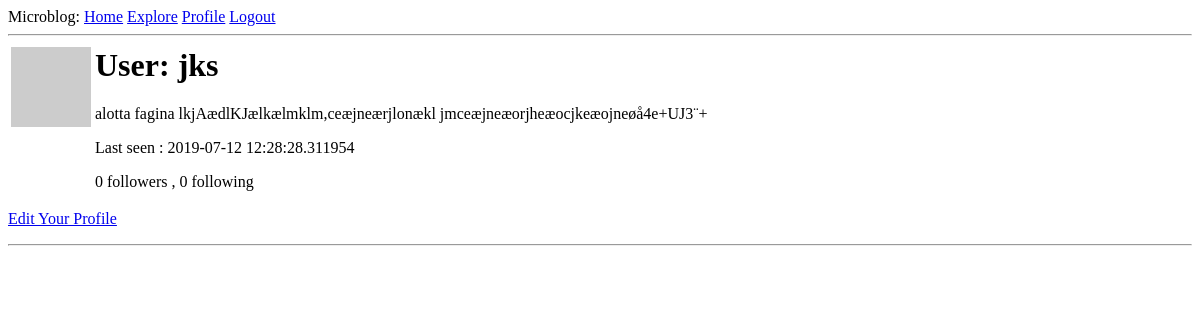
The page /user/jks (signed in) on the database as committed earlier.
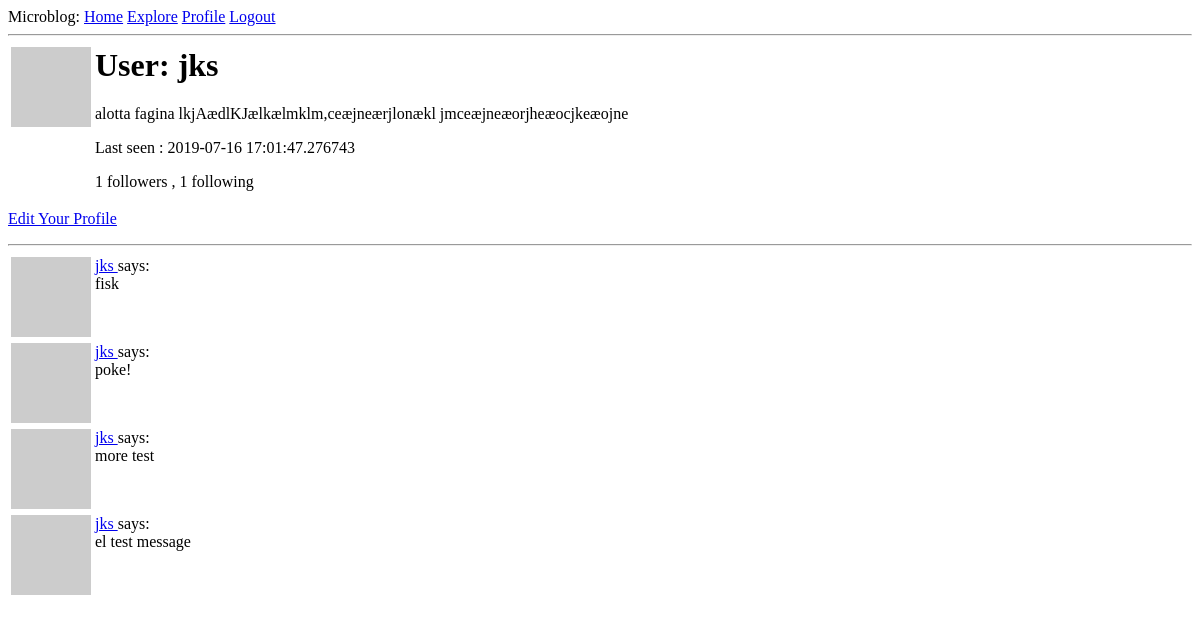
The same page on the database as committed later.
### app/models.py (models this page shows, shortened)
class User(UserMixin, db.Model):
    id = db.Column(db.Integer, primary_key = True)
    username = db.Column(db.String(64), index = True, unique = True)
    email = db.Column(db.String(120), index = True, unique = True)
    password_hash = db.Column(db.String(128))
    posts = db.relationship("Post", backref="author", lazy="dynamic")
    about_me = db.Column(db.String(140))
    last_seen = db.Column(db.DateTime, default=datetime.utcnow)
    def avatar(self, size):
        digest = md5(self.email.lower().encode("utf-8")).hexdigest()
        return f'https://www.gravatar.com/avatar/{digest}?d=identicon&s={size}'
    followed = db.relationship(
        "User", secondary = followers,
        primaryjoin = (followers.c.follower_id == id),
        secondaryjoin = (followers.c.followed_id == id),
        backref = db.backref("followers", lazy = "dynamic"), lazy="dynamic"
    )

class Post(db.Model):
    id = db.Column(db.Integer, primary_key = True)
    body = db.Column(db.String(140))
    timestamp = db.Column(db.DateTime, index = True, default = datetime.utcnow)
    user_id = db.Column(db.Integer, db.ForeignKey("user.id"))

### app/routes.py (the view)
@app.route("/user/<username>")
@login_required
def user(username):
    user = User.query.filter_by(username=username).first_or_404()
    page = request.args.get("page", 1, type=int)
    posts = user.posts.order_by(Post.timestamp.desc()).paginate(
        page, app.config["POSTS_PER_PAGE"], False)
    next_url = url_for("user", username=user.username, page=posts.next_num)\
        if posts.has_next else None
    prev_url = url_for("user", username=user.username, page=posts.prev_num)\
        if posts.has_prev else None
    return render_template("user.html", user=user, posts=posts.items,
                            next_url = next_url, prev_url=prev_url)

### app/models.py (called while the page is built)
@login.user_loader
def load_user(id):
    return User.query.get(int(id))

### app/routes.py (called while the page is built)
@app.before_request
def before_request():
    if current_user.is_authenticated:
        current_user.last_seen = datetime.utcnow()
        db.session.commit()

### app/templates/user.html (shortened to what this page needs)
{% extends "base.html" %}
{% block content %}
    <table>
        <tr valign="top">
            <td><img src="{{ user.avatar(128) }}"></td>
            <td>
                <h1>User: {{ user.username }}</h1>
                {% if user.about_me %}<p>{{ user.about_me }}</p>{% endif %}
                {% if user.last_seen %}<p>Last seen : {{ user.last_seen }}</p>{% endif %}
                <p>{{ user.followers.count() }} followers , {{ user.followed.count() }} following</p>
            </td>
        </tr>
    </table>
    {% if user == current_user %}
    <p><a href="{{ url_for('edit_profile') }}">Edit Your Profile</a></p>
    {% elif not current_user.is_following(user) %}
    <p><a href="{{ url_for('follow',username=user.username) }}">Follow</a></p>
    {% else %}
    <p><a href="{{ url_for('unfollow',username=user.username) }}">Unfollow</a></p>
    {% endif %}
    <hr>
    {% for post in posts %}
        {% include "_post.html" %}
    {% endfor %}
{% endblock %}

### app/templates/base.html (shortened to what this page needs)
<html>
    <head>
    </head>
    <body>
        <div>Microblog:
            <a href="{{ url_for('index') }}">Home</a>
            {% if current_user.is_anonymous %}
            <a href="{{ url_for('login') }}">Login</a>
            {% else %}
            <a href="{{ url_for('explore') }}">Explore</a>
            <a href="{{ url_for('user', username=current_user.username) }}">Profile</a>
            <a href="{{ url_for('logout') }}">Logout</a>
            {% endif %}
        </div>
        <hr>
        {% block content%}{% endblock %}
    </body>
</html>

### app/templates/_post.html
<table>
    <tr valign="top">
        <td><img src="{{ post.author.avatar(36) }}"></td>
        <td>
            <a href="{{ url_for('user', username=post.author.username) }}">
                {{ post.author.username }}
            </a>
            says: <br>{{ post.body }}</td>
    </tr>
</table>

Rows that differ between the two databases and show on the page:
changed User "jks": about_me "alotta fagina lkjAædlKJælkælmklm,ceæjneærjlonækl jmceæjneæorjheæocjkeæojneøå4e+UJ3¨+" → "alotta fagina lkjAædlKJælkælmklm,ceæjneærjlonækl jmceæjneæorjheæocjkeæojne"; last_seen "2019-07-12 12:28:28.311954" → "2019-07-16 17:01:47.276743"
added Post: author.username "jks", body "fisk"
added Post: author.username "jks", body "poke!"
added Post: author.username "jks", body "more test"
added Post: author.username "jks", body "el test message"
Other text that changed with them:
{{ user.followers.count() }}: "0" → "1"
{{ user.followed.count() }}: "0" → "1"
